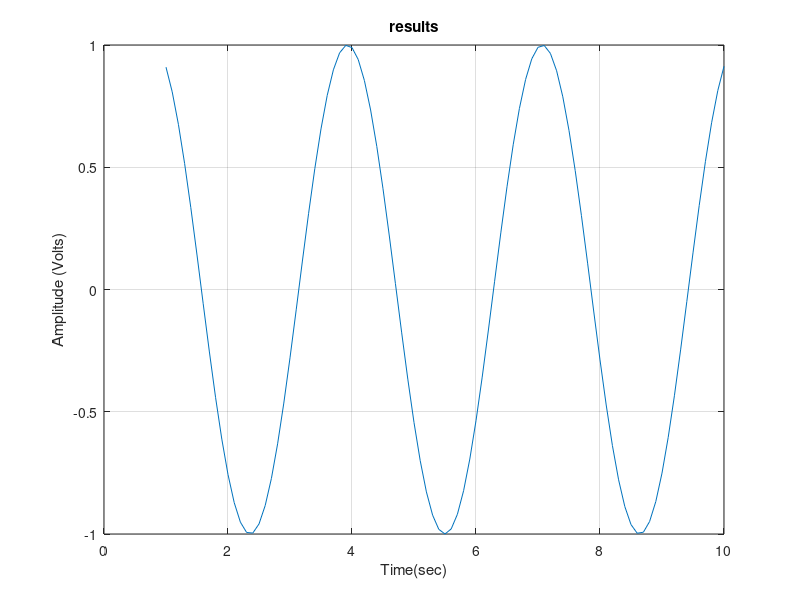

Source code (MATLAB):
clc; clear; close all;
x = 1:0.1:10;
y = sin(2*x);

figure
plot(x, y)
grid on
xlabel('Time(sec)')
ylabel('Amplitude (Volts)')
title('results') 